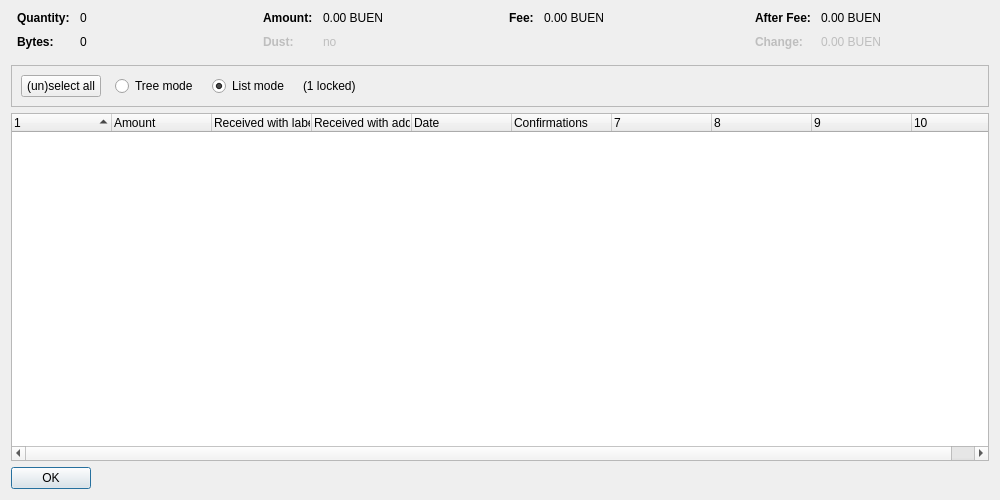
<?xml version="1.0" encoding="UTF-8"?>
<ui version="4.0">
 <class>CoinControlDialog</class>
 <widget class="QDialog" name="CoinControlDialog">
  <property name="geometry">
   <rect>
    <x>0</x>
    <y>0</y>
    <width>1000</width>
    <height>500</height>
   </rect>
  </property>
  <property name="windowTitle">
   <string>Coin Selection</string>
  </property>
  <layout class="QVBoxLayout" name="verticalLayout">
   <item>
    <layout class="QHBoxLayout" name="horizontalLayoutTop" stretch="0,0,0,0">
     <property name="topMargin">
      <number>0</number>
     </property>
     <property name="bottomMargin">
      <number>10</number>
     </property>
     <item>
      <layout class="QFormLayout" name="formLayoutCoinControl1">
       <property name="horizontalSpacing">
        <number>10</number>
       </property>
       <property name="verticalSpacing">
        <number>10</number>
       </property>
       <property name="leftMargin">
        <number>6</number>
       </property>
       <property name="rightMargin">
        <number>6</number>
       </property>
       <item row="0" column="0">
        <widget class="QLabel" name="labelCoinControlQuantityText">
         <property name="font">
          <font>
           <weight>75</weight>
           <bold>true</bold>
          </font>
         </property>
         <property name="text">
          <string>Quantity:</string>
         </property>
        </widget>
       </item>
       <item row="0" column="1">
        <widget class="QLabel" name="labelCoinControlQuantity">
         <property name="cursor">
          <cursorShape>IBeamCursor</cursorShape>
         </property>
         <property name="contextMenuPolicy">
          <enum>Qt::ActionsContextMenu</enum>
         </property>
         <property name="text">
          <string notr="true">0</string>
         </property>
         <property name="textInteractionFlags">
          <set>Qt::LinksAccessibleByMouse|Qt::TextSelectableByKeyboard|Qt::TextSelectableByMouse</set>
         </property>
        </widget>
       </item>
       <item row="1" column="0">
        <widget class="QLabel" name="labelCoinControlBytesText">
         <property name="font">
          <font>
           <weight>75</weight>
           <bold>true</bold>
          </font>
         </property>
         <property name="text">
          <string>Bytes:</string>
         </property>
        </widget>
       </item>
       <item row="1" column="1">
        <widget class="QLabel" name="labelCoinControlBytes">
         <property name="cursor">
          <cursorShape>IBeamCursor</cursorShape>
         </property>
         <property name="contextMenuPolicy">
          <enum>Qt::ActionsContextMenu</enum>
         </property>
         <property name="text">
          <string notr="true">0</string>
         </property>
         <property name="textInteractionFlags">
          <set>Qt::LinksAccessibleByMouse|Qt::TextSelectableByKeyboard|Qt::TextSelectableByMouse</set>
         </property>
        </widget>
       </item>
      </layout>
     </item>
     <item>
      <layout class="QFormLayout" name="formLayoutCoinControl2">
       <property name="horizontalSpacing">
        <number>10</number>
       </property>
       <property name="verticalSpacing">
        <number>10</number>
       </property>
       <property name="leftMargin">
        <number>6</number>
       </property>
       <property name="rightMargin">
        <number>6</number>
       </property>
       <item row="0" column="0">
        <widget class="QLabel" name="labelCoinControlAmountText">
         <property name="font">
          <font>
           <weight>75</weight>
           <bold>true</bold>
          </font>
         </property>
         <property name="text">
          <string>Amount:</string>
         </property>
        </widget>
       </item>
       <item row="0" column="1">
        <widget class="QLabel" name="labelCoinControlAmount">
         <property name="cursor">
          <cursorShape>IBeamCursor</cursorShape>
         </property>
         <property name="contextMenuPolicy">
          <enum>Qt::ActionsContextMenu</enum>
         </property>
         <property name="text">
          <string notr="true">0.00 BUEN</string>
         </property>
         <property name="textInteractionFlags">
          <set>Qt::LinksAccessibleByMouse|Qt::TextSelectableByKeyboard|Qt::TextSelectableByMouse</set>
         </property>
        </widget>
       </item>
       <item row="1" column="0">
        <widget class="QLabel" name="labelCoinControlLowOutputText">
         <property name="enabled">
          <bool>false</bool>
         </property>
         <property name="font">
          <font>
           <weight>75</weight>
           <bold>true</bold>
          </font>
         </property>
         <property name="text">
          <string>Dust:</string>
         </property>
        </widget>
       </item>
       <item row="1" column="1">
        <widget class="QLabel" name="labelCoinControlLowOutput">
         <property name="enabled">
          <bool>false</bool>
         </property>
         <property name="cursor">
          <cursorShape>IBeamCursor</cursorShape>
         </property>
         <property name="contextMenuPolicy">
          <enum>Qt::ActionsContextMenu</enum>
         </property>
         <property name="text">
          <string notr="true">no</string>
         </property>
         <property name="textInteractionFlags">
          <set>Qt::LinksAccessibleByMouse|Qt::TextSelectableByKeyboard|Qt::TextSelectableByMouse</set>
         </property>
        </widget>
       </item>
      </layout>
     </item>
     <item>
      <layout class="QFormLayout" name="formLayoutCoinControl3">
       <property name="horizontalSpacing">
        <number>10</number>
       </property>
       <property name="verticalSpacing">
        <number>10</number>
       </property>
       <property name="leftMargin">
        <number>6</number>
       </property>
       <property name="rightMargin">
        <number>6</number>
       </property>
       <item row="0" column="0">
        <widget class="QLabel" name="labelCoinControlFeeText">
         <property name="font">
          <font>
           <weight>75</weight>
           <bold>true</bold>
          </font>
         </property>
         <property name="text">
          <string>Fee:</string>
         </property>
        </widget>
       </item>
       <item row="0" column="1">
        <widget class="QLabel" name="labelCoinControlFee">
         <property name="cursor">
          <cursorShape>IBeamCursor</cursorShape>
         </property>
         <property name="contextMenuPolicy">
          <enum>Qt::ActionsContextMenu</enum>
         </property>
         <property name="text">
          <string notr="true">0.00 BUEN</string>
         </property>
         <property name="textInteractionFlags">
          <set>Qt::LinksAccessibleByMouse|Qt::TextSelectableByKeyboard|Qt::TextSelectableByMouse</set>
         </property>
        </widget>
       </item>
      </layout>
     </item>
     <item>
      <layout class="QFormLayout" name="formLayoutCoinControl4">
       <property name="horizontalSpacing">
        <number>10</number>
       </property>
       <property name="verticalSpacing">
        <number>10</number>
       </property>
       <property name="leftMargin">
        <number>6</number>
       </property>
       <property name="rightMargin">
        <number>6</number>
       </property>
       <item row="0" column="0">
        <widget class="QLabel" name="labelCoinControlAfterFeeText">
         <property name="font">
          <font>
           <weight>75</weight>
           <bold>true</bold>
          </font>
         </property>
         <property name="text">
          <string>After Fee:</string>
         </property>
        </widget>
       </item>
       <item row="0" column="1">
        <widget class="QLabel" name="labelCoinControlAfterFee">
         <property name="cursor">
          <cursorShape>IBeamCursor</cursorShape>
         </property>
         <property name="contextMenuPolicy">
          <enum>Qt::ActionsContextMenu</enum>
         </property>
         <property name="text">
          <string notr="true">0.00 BUEN</string>
         </property>
         <property name="textInteractionFlags">
          <set>Qt::LinksAccessibleByMouse|Qt::TextSelectableByKeyboard|Qt::TextSelectableByMouse</set>
         </property>
        </widget>
       </item>
       <item row="1" column="0">
        <widget class="QLabel" name="labelCoinControlChangeText">
         <property name="enabled">
          <bool>false</bool>
         </property>
         <property name="font">
          <font>
           <weight>75</weight>
           <bold>true</bold>
          </font>
         </property>
         <property name="text">
          <string>Change:</string>
         </property>
        </widget>
       </item>
       <item row="1" column="1">
        <widget class="QLabel" name="labelCoinControlChange">
         <property name="enabled">
          <bool>false</bool>
         </property>
         <property name="cursor">
          <cursorShape>IBeamCursor</cursorShape>
         </property>
         <property name="contextMenuPolicy">
          <enum>Qt::ActionsContextMenu</enum>
         </property>
         <property name="text">
          <string notr="true">0.00 BUEN</string>
         </property>
         <property name="textInteractionFlags">
          <set>Qt::LinksAccessibleByMouse|Qt::TextSelectableByKeyboard|Qt::TextSelectableByMouse</set>
         </property>
        </widget>
       </item>
      </layout>
     </item>
    </layout>
   </item>
   <item>
    <widget class="QFrame" name="frame">
     <property name="minimumSize">
      <size>
       <width>0</width>
       <height>40</height>
      </size>
     </property>
     <property name="frameShape">
      <enum>QFrame::StyledPanel</enum>
     </property>
     <property name="frameShadow">
      <enum>QFrame::Sunken</enum>
     </property>
     <layout class="QHBoxLayout" name="horizontalLayout">
      <item>
       <layout class="QHBoxLayout" name="horizontalLayoutPanel" stretch="0,0,0,0,0">
        <property name="spacing">
         <number>14</number>
        </property>
        <item>
         <widget class="QPushButton" name="pushButtonSelectAll">
          <property name="sizePolicy">
           <sizepolicy hsizetype="Maximum" vsizetype="Fixed">
            <horstretch>0</horstretch>
            <verstretch>0</verstretch>
           </sizepolicy>
          </property>
          <property name="text">
           <string>(un)select all</string>
          </property>
          <property name="autoDefault">
           <bool>false</bool>
          </property>
         </widget>
        </item>
        <item>
         <widget class="QRadioButton" name="radioTreeMode">
          <property name="sizePolicy">
           <sizepolicy hsizetype="Maximum" vsizetype="Fixed">
            <horstretch>0</horstretch>
            <verstretch>0</verstretch>
           </sizepolicy>
          </property>
          <property name="text">
           <string>Tree mode</string>
          </property>
         </widget>
        </item>
        <item>
         <widget class="QRadioButton" name="radioListMode">
          <property name="sizePolicy">
           <sizepolicy hsizetype="Maximum" vsizetype="Fixed">
            <horstretch>0</horstretch>
            <verstretch>0</verstretch>
           </sizepolicy>
          </property>
          <property name="text">
           <string>List mode</string>
          </property>
          <property name="checked">
           <bool>true</bool>
          </property>
         </widget>
        </item>
        <item>
         <widget class="QLabel" name="labelLocked">
          <property name="text">
           <string notr="true">(1 locked)</string>
          </property>
         </widget>
        </item>
        <item>
         <spacer name="horizontalSpacer">
          <property name="orientation">
           <enum>Qt::Horizontal</enum>
          </property>
          <property name="sizeHint" stdset="0">
           <size>
            <width>40</width>
            <height>20</height>
           </size>
          </property>
         </spacer>
        </item>
       </layout>
      </item>
     </layout>
    </widget>
   </item>
   <item>
    <widget class="CoinControlTreeWidget" name="treeWidget">
     <property name="contextMenuPolicy">
      <enum>Qt::CustomContextMenu</enum>
     </property>
     <property name="sortingEnabled">
      <bool>false</bool>
     </property>
     <property name="columnCount">
      <number>10</number>
     </property>
     <attribute name="headerShowSortIndicator" stdset="0">
      <bool>true</bool>
     </attribute>
     <attribute name="headerStretchLastSection">
      <bool>false</bool>
     </attribute>
     <column>
      <property name="text">
       <string/>
      </property>
     </column>
     <column>
      <property name="text">
       <string>Amount</string>
      </property>
     </column>
     <column>
      <property name="text">
       <string>Received with label</string>
      </property>
     </column>
     <column>
      <property name="text">
       <string>Received with address</string>
      </property>
     </column>
     <column>
      <property name="text">
       <string>Date</string>
      </property>
     </column>
     <column>
      <property name="text">
       <string>Confirmations</string>
      </property>
      <property name="toolTip">
       <string>Confirmed</string>
      </property>
     </column>
     <column>
      <property name="text">
       <string/>
      </property>
     </column>
     <column>
      <property name="text">
       <string/>
      </property>
     </column>
     <column>
      <property name="text">
       <string/>
      </property>
     </column>
     <column>
      <property name="text">
       <string/>
      </property>
     </column>
    </widget>
   </item>
   <item>
    <widget class="QDialogButtonBox" name="buttonBox">
     <property name="sizePolicy">
      <sizepolicy hsizetype="Maximum" vsizetype="Fixed">
       <horstretch>0</horstretch>
       <verstretch>0</verstretch>
      </sizepolicy>
     </property>
     <property name="orientation">
      <enum>Qt::Horizontal</enum>
     </property>
     <property name="standardButtons">
      <set>QDialogButtonBox::Ok</set>
     </property>
    </widget>
   </item>
  </layout>
 </widget>
 <customwidgets>
  <customwidget>
   <class>CoinControlTreeWidget</class>
   <extends>QTreeWidget</extends>
   <header>coincontroltreewidget.h</header>
  </customwidget>
 </customwidgets>
 <resources/>
 <connections/>
</ui>
